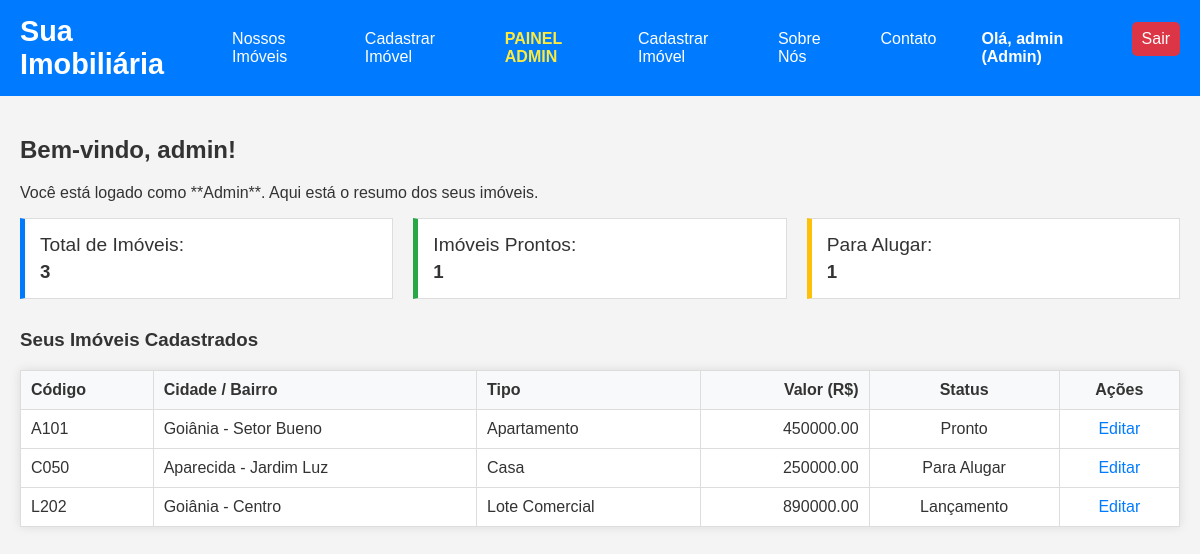
/dashboard (signed in), run on the app's committed database.
### app.py (models this page shows, shortened)
class Usuario(db.Model, UserMixin):
    id = db.Column(db.Integer, primary_key=True)
    username = db.Column(db.String(20), unique=True, nullable=False)
    email = db.Column(db.String(120), unique=True, nullable=False)
    senha_hash = db.Column(db.String(128), nullable=False)
    funcao = db.Column(db.String(20), default="Corretor")

class Imovel(db.Model):
    id = db.Column(db.Integer, primary_key=True)
    codigo = db.Column(db.String(20), unique=True, nullable=False)
    cidade = db.Column(db.String(100), nullable=False)
    bairro = db.Column(db.String(100), nullable=False)
    tipo_imovel = db.Column(db.String(50), nullable=False)
    quartos = db.Column(db.Integer, default=1)
    vagas = db.Column(db.Integer, default=0)
    banheiros = db.Column(db.Integer, default=1)
    area_m2 = db.Column(db.Float, default=0.0)
    valor = db.Column(db.Float, nullable=False)
    status = db.Column(db.String(50), default="Pronto")
    usuario_id = db.Column(db.Integer, db.ForeignKey("usuario.id"), nullable=False)
    foto_principal = db.Column(db.String(100), default="default.png")
    autor = db.relationship("Usuario", backref="imoveis", lazy=True)

### app.py (the view)
@app.route("/dashboard")
@login_required  # Só acessa se estiver logado
def dashboard():
    meus_imoveis = current_user.imoveis
    total_imoveis = len(meus_imoveis)
    imoveis_prontos = sum(1 for imovel in meus_imoveis if imovel.status == "Pronto")
    imoveis_alugar = sum(1 for imovel in meus_imoveis if imovel.status == "Para Alugar")
    return render_template(
        "dashboard.html",
        meus_imoveis=meus_imoveis,
        total_imoveis=total_imoveis,
        prontos=imoveis_prontos,
        alugar=imoveis_alugar,
        titulo="Meu Dashboard",
    )

### app.py (called while the page is built)
@login_manager.user_loader
def load_user(user_id):
    return Usuario.query.get(int(user_id))

### templates/dashboard.html (shortened to what this page needs)
{% extends "base.html" %}
{% block content %}
    <h2>Bem-vindo, {{ current_user.username }}!</h2>
    <p>Você está logado como **{{ current_user.funcao }}**. Aqui está o resumo dos seus imóveis.</p>
    <div style="display: flex; gap: 20px; margin-bottom: 30px;">
        <div style="padding: 15px; border: 1px solid #ddd; border-left: 5px solid #007bff; background-color: white; flex: 1;">
            <p style="margin: 0; font-size: 1.2em;">Total de Imóveis:</p>
            <h3 style="margin: 5px 0 0;">{{ total_imoveis }}</h3>
        </div>
        <div style="padding: 15px; border: 1px solid #ddd; border-left: 5px solid #28a745; background-color: white; flex: 1;">
            <p style="margin: 0; font-size: 1.2em;">Imóveis Prontos:</p>
            <h3 style="margin: 5px 0 0;">{{ prontos }}</h3>
        </div>
        <div style="padding: 15px; border: 1px solid #ddd; border-left: 5px solid #ffc107; background-color: white; flex: 1;">
            <p style="margin: 0; font-size: 1.2em;">Para Alugar:</p>
            <h3 style="margin: 5px 0 0;">{{ alugar }}</h3>
        </div>
    </div>
    <h3>Seus Imóveis Cadastrados</h3>
    {% if meus_imoveis %}
    <table style="width: 100%; border-collapse: collapse; background-color: white; box-shadow: 0 0 10px rgba(0,0,0,0.1);">
        <thead>
            <tr style="background-color: #f8f9fa;">
                <th style="padding: 10px; border: 1px solid #ddd; text-align: left;">Código</th>
                <th style="padding: 10px; border: 1px solid #ddd; text-align: left;">Cidade / Bairro</th>
                <th style="padding: 10px; border: 1px solid #ddd; text-align: left;">Tipo</th>
                <th style="padding: 10px; border: 1px solid #ddd; text-align: right;">Valor (R$)</th>
                <th style="padding: 10px; border: 1px solid #ddd; text-align: center;">Status</th>
                <th style="padding: 10px; border: 1px solid #ddd; text-align: center;">Ações</th>
            </tr>
        </thead>
        <tbody>
            {% for imovel in meus_imoveis %}
            <tr>
                <td style="padding: 10px; border: 1px solid #ddd;">{{ imovel.codigo }}</td>
                <td style="padding: 10px; border: 1px solid #ddd;">{{ imovel.cidade }} - {{ imovel.bairro }}</td>
                <td style="padding: 10px; border: 1px solid #ddd;">{{ imovel.tipo_imovel }}</td>
                <td style="padding: 10px; border: 1px solid #ddd; text-align: right;">{{ "%.2f"|format(imovel.valor) }}</td>
                <td style="padding: 10px; border: 1px solid #ddd; text-align: center;">{{ imovel.status }}</td>
                <td style="padding: 10px; border: 1px solid #ddd; text-align: center;">
                    <a href="{{ url_for('editar_imovel', codigo=imovel.codigo) }}" style="color: #007bff; text-decoration: none;">Editar</a>
                    </td>
            </tr>
            {% endfor %}
        </tbody>
    </table>
    {% else %}
        <p>Você ainda não cadastrou nenhum imóvel. <a href="{{ url_for('cadastrar_imovel') }}">Comece agora!</a></p>
    {% endif %}
{% endblock %}

### templates/base.html (shortened to what this page needs)
<!DOCTYPE html>
<html lang="en">
<head>
</head>
<body>
    <header>
        <h1>Sua Imobiliária</h1>
        <nav>
            <ul>
                <li class="dropdown">
                    <a href="#">Nossos Imóveis</a>
                </li>
                {% if current_user.is_authenticated and current_user.funcao in ['Admin', 'Corretor'] %}
                <li><a href="{{ url_for('cadastrar_imovel') }}">Cadastrar Imóvel</a></li>
                {% endif %}
                {% if current_user.is_authenticated and current_user.funcao == 'Admin' %}
                <li><a href="{{ url_for('gerenciar_usuarios') }}" style="color: #ffeb3b; font-weight: bold;">PAINEL ADMIN</a></li>
                {% endif %}
                {% if current_user.is_authenticated and current_user.funcao in ['Admin', 'Corretor'] %}
                <li><a href="{{ url_for('cadastrar_imovel') }}">Cadastrar Imóvel</a></li>
                {% endif %}
                <li><a href="/sobre">Sobre Nós</a></li>
                <li><a href="/contato">Contato</a></li>
                {% if current_user.is_authenticated %}
                <li><a href="{{ url_for('dashboard') }}" style="font-weight: bold;">Olá, {{ current_user.username }} ({{ current_user.funcao }})</a></li>
                <li><a href="{{ url_for('logout') }}" style="background-color: #dc3545; border-radius: 5px;">Sair</a></li>
                {% else %}
                <li><a href="{{ url_for('login') }}" class="btn-acessar">Acessar</a></li>
                {% endif %}
            </ul>
        </nav>
    </header>
    <div class="content">
        {% block content %}{% endblock %}
    </div>
</body>
</html>

### templates/base.html (style rules this page uses)
body { font-family: Arial, sans-serif; margin: 0; padding: 0; background-color: #f4f4f4; color: #333; }
header { background-color: #007bff; color: white; padding: 15px 20px; display: flex; justify-content: space-between; align-items: center; }
header h1 { margin: 0; font-size: 1.8em; }
nav ul { list-style: none; padding: 0; margin: 0; display: flex; }
nav ul li { margin-left: 25px; position: relative; }
nav ul li a, .btn-acessar { color: white; text-decoration: none; padding: 8px 10px; display: block; transition: background-color 0.3s; }
.content { padding: 20px; }

### data on the page
Usuario: username "admin", funcao "Admin"
Imovel: codigo "A101", cidade "Goiânia", bairro "Setor Bueno", tipo_imovel "Apartamento", valor "450000.00", status "Pronto"
Imovel: codigo "C050", cidade "Aparecida", bairro "Jardim Luz", tipo_imovel "Casa", valor "250000.00", status "Para Alugar"
Imovel: codigo "L202", cidade "Goiânia", bairro "Centro", tipo_imovel "Lote Comercial", valor "890000.00", status "Lançamento"

### other printed values
{{ total_imoveis }} "3"
{{ prontos }} "1"
{{ alugar }} "1"
